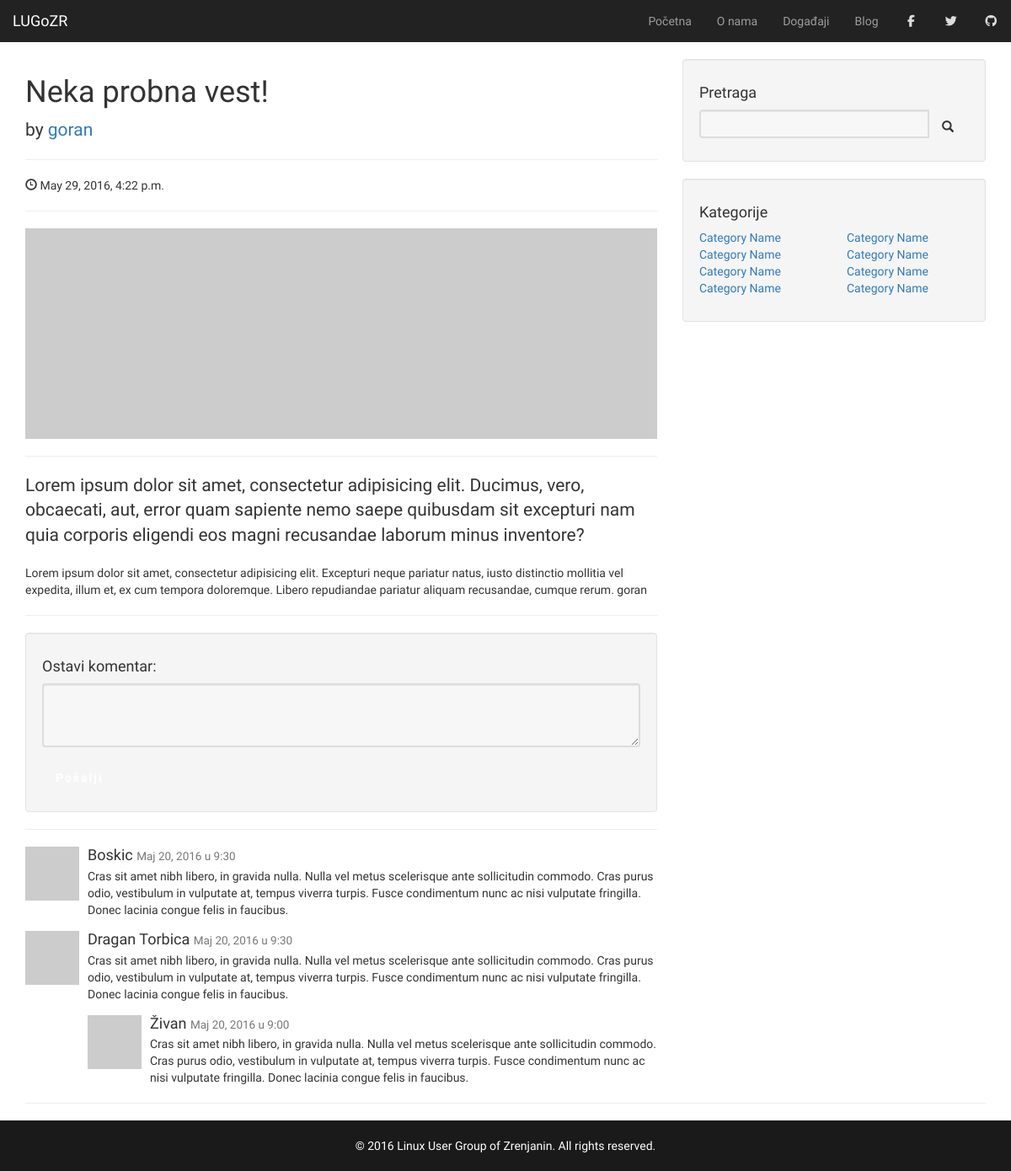
The page /blog/1 on the database its author committed.
### sajt/models.py (models this page shows, shortened)
class News(models.Model):
    title = models.CharField(max_length=70)
    author = models.ForeignKey(settings.AUTH_USER_MODEL)
    content = models.TextField()
    picture = models.ImageField(upload_to="static", blank=True)
    publish_date = models.DateTimeField()
    create_date = models.DateTimeField()
    category = models.ForeignKey('Category')

### sajt/views.py (the view)
# urls.py: url(r'^blog/([0-9]+)$', views.blog_post, name='blog_post')
def blog_post(request, blog_id):
    blog = get_object_or_404(News, pk=blog_id)
    return TemplateResponse(request, "blog_post.html", {"item": blog})

### templates/blog_post.html (shortened to what this page needs)
{% extends "base.html" %}
{% load static %}
{% block content %}
            <div class="container">
                <div class="row">
                    <div class="col-lg-8">
                        <h1>{{ item.title }}</h1>
                        <p class="lead">
                            by <a href="#">{{ item.author }}</a>
                        </p>
                        <hr>
                        <p><span class="glyphicon glyphicon-time"></span> {{ item.publish_date }}</p>
                        <hr>
                        <img class="img-responsive" src="http://placehold.it/900x300" alt="">
                        <hr>
                        <p class="lead">Lorem ipsum dolor sit amet, consectetur adipisicing elit. Ducimus, vero, obcaecati, aut, error quam sapiente nemo saepe quibusdam sit excepturi nam quia corporis eligendi eos magni recusandae laborum minus inventore?</p>
                        {{ item.content }} goran
                        <hr>
                        <div class="well">
                            <h4>Ostavi komentar:</h4>
                            <form role="form">
                                <div class="form-group">
                                    <textarea class="form-control" rows="3"></textarea>
                                </div>
                                <button type="submit" class="btn btn-primary">Pošalji</button>
                            </form>
                        </div>
                        <hr>
                        <div class="media">
                            <a class="pull-left" href="#">
                                <img class="media-object" src="http://placehold.it/64x64" alt="">
                            </a>
                            <div class="media-body">
                                <h4 class="media-heading">Boskic
                                    <small>Maj 20, 2016 u 9:30</small>
                                </h4>
                                Cras sit amet nibh libero, in gravida nulla. Nulla vel metus scelerisque ante sollicitudin commodo. Cras purus odio, vestibulum in vulputate at, tempus viverra turpis. Fusce condimentum nunc ac nisi vulputate fringilla. Donec lacinia congue felis in faucibus.
                            </div>
                        </div>
                        <div class="media">
                            <a class="pull-left" href="#">
                                <img class="media-object" src="http://placehold.it/64x64" alt="">
                            </a>
                            <div class="media-body">
                                <h4 class="media-heading">Dragan Torbica
                                    <small>Maj 20, 2016 u 9:30</small>
                                </h4>
                                Cras sit amet nibh libero, in gravida nulla. Nulla vel metus scelerisque ante sollicitudin commodo. Cras purus odio, vestibulum in vulputate at, tempus viverra turpis. Fusce condimentum nunc ac nisi vulputate fringilla. Donec lacinia congue felis in faucibus.
                                <div class="media">
                                    <a class="pull-left" href="#">
                                        <img class="media-object" src="http://placehold.it/64x64" alt="">
                                    </a>
                                    <div class="media-body">
                                        <h4 class="media-heading">Živan
                                            <small>Maj 20, 2016 u 9:00</small>
                                        </h4>
                                        Cras sit amet nibh libero, in gravida nulla. Nulla vel metus scelerisque ante sollicitudin commodo. Cras purus odio, vestibulum in vulputate at, tempus viverra turpis. Fusce condimentum nunc ac nisi vulputate fringilla. Donec lacinia congue felis in faucibus.
                                    </div>
                                </div>
                            </div>
                        </div>
                    </div>
                    <div class="col-md-4">
                        <div class="well">
                            <h4>Pretraga</h4>
                            <div class="input-group">
                                <input type="text" class="form-control">
                                <span class="input-group-btn">
                                    <button class="btn btn-default" type="button">
                                        <span class="glyphicon glyphicon-search"></span>
                                </button>
                                </span>
                            </div>
                        </div>
                        <div class="well">
                            <h4>Kategorije</h4>
                            <div class="row">
                                <div class="col-lg-6">
                                    <ul class="list-unstyled">
                                        <li><a href="#">Category Name</a>
                                        </li>
                                        <li><a href="#">Category Name</a>
                                        </li>
                                        <li><a href="#">Category Name</a>
                                        </li>
                                        <li><a href="#">Category Name</a>
                                        </li>
                                    </ul>
                                </div>
                                <div class="col-lg-6">
                                    <ul class="list-unstyled">
                                        <li><a href="#">Category Name</a>
                                        </li>
                                        <li><a href="#">Category Name</a>
                                        </li>
                                        <li><a href="#">Category Name</a>
                                        </li>
                                        <li><a href="#">Category Name</a>
                                        </li>
                                    </ul>
                                </div>
                            </div>
                        </div>
                    </div>
                </div>
                <hr>
            </div>
{% endblock %}

### sajt/static/css/main.css (style rules this page uses)
body { position: relative; overflow-x: hidden; }
body, html { height: 100%; background-color: #ffffff; }
* { font-family: "Open Sans", sans-serif; }
a { text-decoration: none; }
.btn { padding: 11px 16px; margin: 0; background: transparent; font-family: "Open Sans", sans-serif; font-weight: 600; font-size: 14px; display: inline-block; letter-spacing: 2px; border: 5px; -moz-transition: all 0.5s ease; -webkit-transition: all 0.5s ease; -ms-transition: all 0.5s ease; transition: all 0.5s ease; }
.form-control { border: 2px solid #dddddd; background: rgba(255, 255, 255, 0.2); color: #ffffff; -moz-transition: all _duration ease; -webkit-transition: all _duration ease; -ms-transition: all _duration ease; transition: all _duration ease; }

### templates/blog_post.html (style rules this page uses)
body { padding-top: 70px; }

### rows shown on the page
News: title "Neka probna vest!", author "goran", publish_date "May 29, 2016, 4:22 p.m.", content "Lorem ipsum dolor sit amet, consectetur adipisicing elit. Excepturi neque pariatur natus, iusto distinctio mollitia vel expedita, illum et, ex cum tempora doloremque. Libero repudiandae pariatur aliquam recusandae, cumque rerum."
